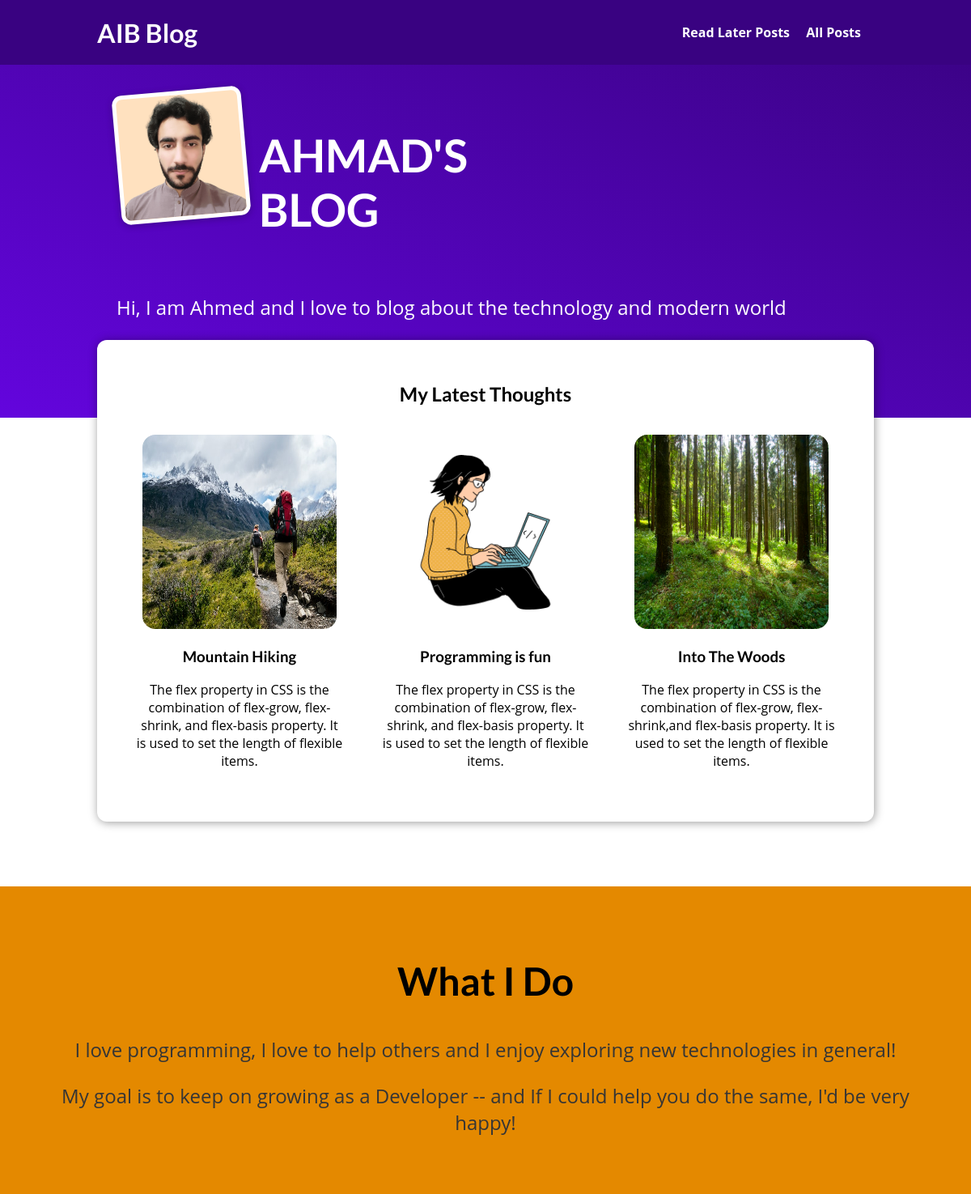
The page / on the database its author committed.
### blog/models.py (models this page shows, shortened)
class Post(models.Model):
    title = models.CharField(max_length=150)
    excerpt = models.CharField(max_length=200)
    image = models.ImageField(upload_to="posts", null=True)
    date = models.DateField(auto_now=True)
    slug = models.SlugField(default="", null=False, unique=True, db_index=True)
    content = models.TextField(default="", null=False, validators=[MinLengthValidator(150)])
    author = models.ForeignKey(Author, on_delete=models.SET_NULL, null=True, related_name='posts')
    tags = models.ManyToManyField(Tag)

### blog/views.py (the view)
# urls.py: path("", StartingPageView.as_view(), name= "starting-page"),
class StartingPageView(ListView):
    template_name = "blog/index.html"
    model = Post
    ordering = ["-date"]
    context_object_name = "posts"
    def get_queryset(self):
        queryset = super(StartingPageView, self).get_queryset()
        data = queryset[:3]
        return data

### blog/templates/blog/index.html (shortened to what this page needs)
{% extends "base.html" %}
{% load static %}
{% block css_files %}
    <link rel="stylesheet" href="{% static 'blog/index.css' %}">
    <link rel="stylesheet" href="{% static 'includes/post.css' %}">
{% endblock %}
{% block content %}
    <section id="welcome">
        <header>
            <img src="{% static 'images/ahmad.png' %}" alt="AIB - The Author of this blog">
            <h1>AHMAD'S BLOG</h1>
        </header>
        <p> Hi, I am Ahmed and I love to blog about the technology and modern world</p>
    </section>
    <section id="latest-posts">
        <h2>My Latest Thoughts</h2>
        <ul>
            {% for post in posts %}
                {% include "includes/post.html" %}
            {% endfor %}
        </ul>
    </section>
    <section id="about">
        <h2>What I Do</h2>
        <p>I love programming, I love to help others and I enjoy exploring new technologies in
            general!</p>
        <p>My goal is to keep on growing as a Developer -- and If I could help you do the same, I'd
            be very happy!</p>
    </section>
{% endblock %}

### blog/templates/includes/post.html
<li>
    <article class="post">
        <a href="{% url 'post-detail-page' post.slug %}">
            <img src="{{ post.image.url }}" alt={{ post.image }}>
            <div class="post__content">
                <h3>{{ post.title }}</h3>
                <p>{{ post.excerpt }}</p>
            </div>
        </a>
    </article>
</li>

### static/app.css (style rules this page uses)
* { box-sizing: border-box; }
html { font-family: 'Open Sans', 'Lato', sans-serif; }
body { margin: 0; }
h1, h2, h3 { font-family: 'Lato', sans-serif; font-weight: bold; }

### blog/static/blog/index.css (style rules this page uses)
#welcome { background: linear-gradient(to right top, #6305dd, #390281); padding: 6rem 12%; }
#welcome header { display: flex; align-items: flex-start; margin: 1rem auto; }
#welcome h1 { width: 50px; margin-left: 1rem; color: white; font-size: 3.5rem; }
#welcome img { width: 10rem; height: 10rem; object-fit: cover; object-position: left; border: 5px solid white; border-radius: 12px; background-color: #ffe1bf; transform: rotateZ(-5deg); box-shadow: 0 2px 8px rgba(0, 0, 0, 0.25); }
#welcome p { color: white; font-size: 1.5rem; }
#latest-posts { background-color: white; padding: 2rem; border-radius: 12px; width: 60rem; margin: -6rem auto 2rem auto; box-shadow: 1px 1px 12px rgba(0, 0, 0, 0.4); }
#latest-posts h2 { text-align: center; }
#latest-posts ul { list-style: none; margin: 0; padding: 0; display: flex; gap: 1rem; }
#latest-posts li { flex: 1; }
#about { text-align: center; padding: 3rem; background-color: #e48900; margin-top: 5rem; }
#about h2 { font-size: 3rem; }
#about p { font-size: 1.5rem; color: #353535; }

### blog/static/includes/post.css (style rules this page uses)
.post { display: flex; flex-direction: column; align-items: center; text-align: center; }
.post a { text-decoration: none; color: black; padding: 1rem; }
.post a img { border-radius: 1rem; width: 15rem; height: 15rem; }

### rows shown on the page
Post: image (picture), title "Mountain Hiking", excerpt "The flex property in CSS is the combination of flex-grow, flex-shrink, and flex-basis property. It is used to set the length of flexible items."
Post: image (picture), title "Programming is fun", excerpt "The flex property in CSS is the combination of flex-grow, flex-shrink, and flex-basis property. It is used to set the length of flexible items."
Post: image (picture), title "Into The Woods", excerpt "The flex property in CSS is the combination of flex-grow, flex-shrink,and flex-basis property. It is used to set the length of flexible items."
